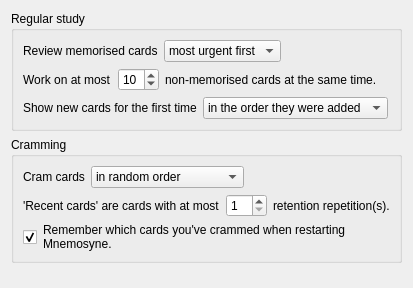
<?xml version="1.0" encoding="UTF-8"?>
<ui version="4.0">
 <class>ConfigurationWdgtStudy</class>
 <widget class="QWidget" name="ConfigurationWdgtStudy">
  <property name="geometry">
   <rect>
    <x>0</x>
    <y>0</y>
    <width>384</width>
    <height>288</height>
   </rect>
  </property>
  <property name="windowTitle">
   <string>Form</string>
  </property>
  <layout class="QVBoxLayout" name="verticalLayout_5">
   <item>
    <layout class="QVBoxLayout" name="verticalLayout_4">
     <item>
      <widget class="QGroupBox" name="groupBox">
       <property name="title">
        <string>Regular study</string>
       </property>
       <layout class="QVBoxLayout" name="verticalLayout">
        <item>
         <layout class="QHBoxLayout" name="horizontalLayout_8">
          <item>
           <widget class="QLabel" name="label_10">
            <property name="text">
             <string>Review memorised cards</string>
            </property>
           </widget>
          </item>
          <item>
           <widget class="QComboBox" name="scheduled_cards">
            <item>
             <property name="text">
              <string>most urgent first</string>
             </property>
            </item>
            <item>
             <property name="text">
              <string>in random order</string>
             </property>
            </item>
           </widget>
          </item>
          <item>
           <spacer name="horizontalSpacer_8">
            <property name="orientation">
             <enum>Qt::Horizontal</enum>
            </property>
            <property name="sizeHint" stdset="0">
             <size>
              <width>40</width>
              <height>20</height>
             </size>
            </property>
           </spacer>
          </item>
         </layout>
        </item>
        <item>
         <layout class="QHBoxLayout" name="horizontalLayout_9">
          <item>
           <widget class="QLabel" name="label_11">
            <property name="text">
             <string>Work on at most</string>
            </property>
           </widget>
          </item>
          <item>
           <widget class="QSpinBox" name="non_memorised_cards">
            <property name="minimum">
             <number>1</number>
            </property>
            <property name="value">
             <number>10</number>
            </property>
           </widget>
          </item>
          <item>
           <widget class="QLabel" name="label_12">
            <property name="text">
             <string>non-memorised cards at the same time.</string>
            </property>
           </widget>
          </item>
          <item>
           <spacer name="horizontalSpacer_9">
            <property name="orientation">
             <enum>Qt::Horizontal</enum>
            </property>
            <property name="sizeHint" stdset="0">
             <size>
              <width>40</width>
              <height>20</height>
             </size>
            </property>
           </spacer>
          </item>
         </layout>
        </item>
        <item>
         <layout class="QHBoxLayout" name="horizontalLayout_7">
          <item>
           <widget class="QLabel" name="label_9">
            <property name="text">
             <string>Show new cards for the first time</string>
            </property>
           </widget>
          </item>
          <item>
           <widget class="QComboBox" name="new_cards">
            <item>
             <property name="text">
              <string>in the order they were added</string>
             </property>
            </item>
            <item>
             <property name="text">
              <string>in random order</string>
             </property>
            </item>
           </widget>
          </item>
          <item>
           <spacer name="horizontalSpacer_7">
            <property name="orientation">
             <enum>Qt::Horizontal</enum>
            </property>
            <property name="sizeHint" stdset="0">
             <size>
              <width>40</width>
              <height>20</height>
             </size>
            </property>
           </spacer>
          </item>
         </layout>
        </item>
       </layout>
      </widget>
     </item>
     <item>
      <widget class="QGroupBox" name="groupBox_2">
       <property name="title">
        <string>Cramming</string>
       </property>
       <layout class="QVBoxLayout" name="verticalLayout_2">
        <item>
         <layout class="QHBoxLayout" name="horizontalLayout">
          <item>
           <widget class="QLabel" name="label">
            <property name="text">
             <string>Cram cards</string>
            </property>
           </widget>
          </item>
          <item>
           <widget class="QComboBox" name="order">
            <property name="sizePolicy">
             <sizepolicy hsizetype="MinimumExpanding" vsizetype="Fixed">
              <horstretch>0</horstretch>
              <verstretch>0</verstretch>
             </sizepolicy>
            </property>
            <item>
             <property name="text">
              <string>in random order</string>
             </property>
            </item>
            <item>
             <property name="text">
              <string>earliest scheduled first</string>
             </property>
            </item>
            <item>
             <property name="text">
              <string>lastest scheduled first</string>
             </property>
            </item>
            <item>
             <property name="text">
              <string>most lapses first</string>
             </property>
            </item>
           </widget>
          </item>
          <item>
           <spacer name="horizontalSpacer">
            <property name="orientation">
             <enum>Qt::Horizontal</enum>
            </property>
            <property name="sizeHint" stdset="0">
             <size>
              <width>40</width>
              <height>20</height>
             </size>
            </property>
           </spacer>
          </item>
         </layout>
        </item>
        <item>
         <layout class="QHBoxLayout" name="horizontalLayout_10">
          <item>
           <widget class="QLabel" name="label_13">
            <property name="text">
             <string>'Recent cards' are cards with at most</string>
            </property>
           </widget>
          </item>
          <item>
           <widget class="QSpinBox" name="max_ret_reps_for_recent_cards">
            <property name="minimum">
             <number>1</number>
            </property>
            <property name="maximum">
             <number>10</number>
            </property>
           </widget>
          </item>
          <item>
           <widget class="QLabel" name="label_14">
            <property name="text">
             <string>retention repetition(s).</string>
            </property>
           </widget>
          </item>
          <item>
           <spacer name="horizontalSpacer_11">
            <property name="orientation">
             <enum>Qt::Horizontal</enum>
            </property>
            <property name="sizeHint" stdset="0">
             <size>
              <width>40</width>
              <height>20</height>
             </size>
            </property>
           </spacer>
          </item>
         </layout>
        </item>
        <item>
         <layout class="QHBoxLayout" name="horizontalLayout_2">
          <item>
           <widget class="QCheckBox" name="store_state">
            <property name="sizePolicy">
             <sizepolicy hsizetype="Minimum" vsizetype="Minimum">
              <horstretch>1</horstretch>
              <verstretch>0</verstretch>
             </sizepolicy>
            </property>
            <property name="text">
             <string/>
            </property>
            <property name="checked">
             <bool>true</bool>
            </property>
           </widget>
          </item>
          <item>
           <widget class="QLabel" name="label_2">
            <property name="sizePolicy">
             <sizepolicy hsizetype="Preferred" vsizetype="Preferred">
              <horstretch>100</horstretch>
              <verstretch>0</verstretch>
             </sizepolicy>
            </property>
            <property name="text">
             <string>Remember which cards you've crammed when restarting Mnemosyne.</string>
            </property>
            <property name="wordWrap">
             <bool>true</bool>
            </property>
            <property name="buddy">
             <cstring>store_state</cstring>
            </property>
           </widget>
          </item>
          <item>
           <spacer name="horizontalSpacer_10">
            <property name="orientation">
             <enum>Qt::Horizontal</enum>
            </property>
            <property name="sizeHint" stdset="0">
             <size>
              <width>40</width>
              <height>20</height>
             </size>
            </property>
           </spacer>
          </item>
          <item>
           <spacer name="horizontalSpacer_2">
            <property name="orientation">
             <enum>Qt::Horizontal</enum>
            </property>
            <property name="sizeHint" stdset="0">
             <size>
              <width>1</width>
              <height>20</height>
             </size>
            </property>
           </spacer>
          </item>
         </layout>
        </item>
       </layout>
      </widget>
     </item>
     <item>
      <spacer name="verticalSpacer">
       <property name="orientation">
        <enum>Qt::Vertical</enum>
       </property>
       <property name="sizeHint" stdset="0">
        <size>
         <width>20</width>
         <height>40</height>
        </size>
       </property>
      </spacer>
     </item>
    </layout>
   </item>
  </layout>
 </widget>
 <resources/>
 <connections/>
</ui>
